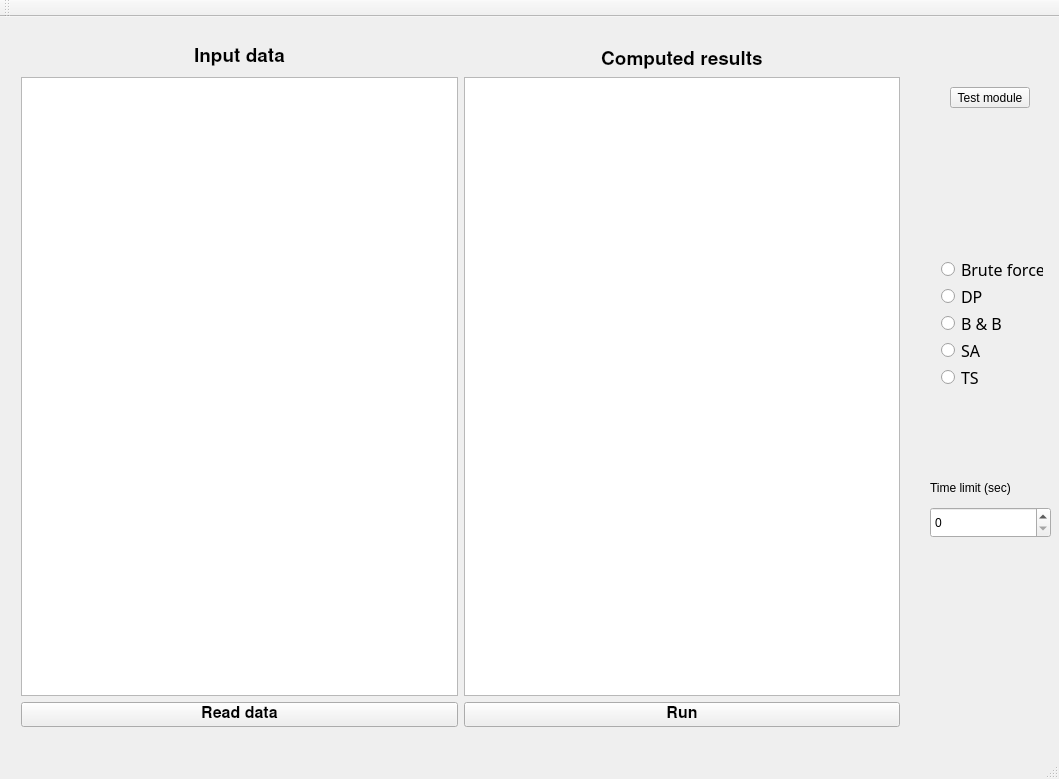
<?xml version="1.0" encoding="UTF-8"?>
<ui version="4.0">
 <class>MainWindow</class>
 <widget class="QMainWindow" name="MainWindow">
  <property name="geometry">
   <rect>
    <x>0</x>
    <y>0</y>
    <width>1059</width>
    <height>779</height>
   </rect>
  </property>
  <property name="acceptDrops">
   <bool>true</bool>
  </property>
  <property name="windowTitle">
   <string>Traveling Salesman Problem</string>
  </property>
  <property name="autoFillBackground">
   <bool>true</bool>
  </property>
  <property name="tabShape">
   <enum>QTabWidget::Rounded</enum>
  </property>
  <widget class="QWidget" name="centralWidget">
   <widget class="QWidget" name="layoutWidget">
    <property name="geometry">
     <rect>
      <x>930</x>
      <y>230</y>
      <width>124</width>
      <height>152</height>
     </rect>
    </property>
    <layout class="QGridLayout" name="gridLayout_3">
     <item row="0" column="0">
      <widget class="QRadioButton" name="bruteForce">
       <property name="font">
        <font>
         <family>Source Code Pro</family>
         <pointsize>12</pointsize>
        </font>
       </property>
       <property name="text">
        <string>Brute force</string>
       </property>
      </widget>
     </item>
     <item row="1" column="0">
      <widget class="QRadioButton" name="dynamicProgramming">
       <property name="font">
        <font>
         <family>Source Code Pro</family>
         <pointsize>12</pointsize>
        </font>
       </property>
       <property name="text">
        <string>DP</string>
       </property>
      </widget>
     </item>
     <item row="2" column="0">
      <widget class="QRadioButton" name="boundAndBranchOne">
       <property name="font">
        <font>
         <family>Source Code Pro</family>
         <pointsize>12</pointsize>
         <weight>50</weight>
         <italic>false</italic>
         <bold>false</bold>
        </font>
       </property>
       <property name="text">
        <string notr="true">B &amp;&amp; B</string>
       </property>
      </widget>
     </item>
     <item row="3" column="0">
      <widget class="QRadioButton" name="boundAndBranchTwo">
       <property name="font">
        <font>
         <family>Source Code Pro</family>
         <pointsize>12</pointsize>
         <weight>50</weight>
         <bold>false</bold>
        </font>
       </property>
       <property name="text">
        <string>SA</string>
       </property>
      </widget>
     </item>
     <item row="4" column="0">
      <widget class="QRadioButton" name="boundAndBranchTwo_2">
       <property name="font">
        <font>
         <family>Source Code Pro</family>
         <pointsize>12</pointsize>
         <weight>50</weight>
         <bold>false</bold>
        </font>
       </property>
       <property name="text">
        <string>TS</string>
       </property>
      </widget>
     </item>
    </layout>
   </widget>
   <widget class="QWidget" name="layoutWidget">
    <property name="geometry">
     <rect>
      <x>10</x>
      <y>20</y>
      <width>901</width>
      <height>701</height>
     </rect>
    </property>
    <layout class="QGridLayout" name="gridLayout_5">
     <item row="0" column="0">
      <layout class="QGridLayout" name="gridLayout_2">
       <item row="1" column="0" colspan="2">
        <layout class="QGridLayout" name="gridLayout">
         <item row="0" column="0">
          <widget class="QTextBrowser" name="textBrowser">
           <property name="font">
            <font>
             <pointsize>12</pointsize>
            </font>
           </property>
          </widget>
         </item>
         <item row="0" column="1">
          <widget class="QTextBrowser" name="textBrowser_2">
           <property name="font">
            <font>
             <pointsize>12</pointsize>
            </font>
           </property>
          </widget>
         </item>
        </layout>
       </item>
       <item row="0" column="1">
        <widget class="QLabel" name="label_2">
         <property name="font">
          <font>
           <family>Nimbus Sans</family>
           <pointsize>14</pointsize>
           <weight>75</weight>
           <bold>true</bold>
          </font>
         </property>
         <property name="text">
          <string>Computed results</string>
         </property>
         <property name="scaledContents">
          <bool>true</bool>
         </property>
         <property name="alignment">
          <set>Qt::AlignBottom|Qt::AlignHCenter</set>
         </property>
        </widget>
       </item>
       <item row="0" column="0">
        <widget class="QLabel" name="label">
         <property name="font">
          <font>
           <family>Nimbus Sans</family>
           <pointsize>14</pointsize>
           <weight>75</weight>
           <bold>true</bold>
          </font>
         </property>
         <property name="text">
          <string>Input data</string>
         </property>
         <property name="textFormat">
          <enum>Qt::RichText</enum>
         </property>
         <property name="scaledContents">
          <bool>true</bool>
         </property>
         <property name="alignment">
          <set>Qt::AlignBottom|Qt::AlignHCenter</set>
         </property>
         <property name="wordWrap">
          <bool>false</bool>
         </property>
        </widget>
       </item>
      </layout>
     </item>
     <item row="1" column="0">
      <layout class="QGridLayout" name="gridLayout_4">
       <item row="0" column="0">
        <widget class="QPushButton" name="pushButton">
         <property name="font">
          <font>
           <family>Nimbus Sans</family>
           <pointsize>12</pointsize>
           <weight>75</weight>
           <bold>true</bold>
          </font>
         </property>
         <property name="text">
          <string>Read data</string>
         </property>
        </widget>
       </item>
       <item row="0" column="1">
        <widget class="QPushButton" name="runButton">
         <property name="font">
          <font>
           <family>Nimbus Sans</family>
           <pointsize>12</pointsize>
           <weight>75</weight>
           <bold>true</bold>
          </font>
         </property>
         <property name="text">
          <string>Run</string>
         </property>
        </widget>
       </item>
      </layout>
     </item>
    </layout>
   </widget>
   <widget class="QPushButton" name="testModuleButton">
    <property name="geometry">
     <rect>
      <x>950</x>
      <y>70</y>
      <width>80</width>
      <height>21</height>
     </rect>
    </property>
    <property name="text">
     <string>Test module</string>
    </property>
   </widget>
   <widget class="QSpinBox" name="spinBox_3">
    <property name="geometry">
     <rect>
      <x>930</x>
      <y>490</y>
      <width>121</width>
      <height>31</height>
     </rect>
    </property>
    <property name="minimum">
     <number>0</number>
    </property>
    <property name="maximum">
     <number>1000</number>
    </property>
   </widget>
   <widget class="QLabel" name="label_3">
    <property name="geometry">
     <rect>
      <x>930</x>
      <y>460</y>
      <width>121</width>
      <height>21</height>
     </rect>
    </property>
    <property name="text">
     <string>Time limit (sec)</string>
    </property>
   </widget>
  </widget>
  <widget class="QMenuBar" name="menuBar">
   <property name="geometry">
    <rect>
     <x>0</x>
     <y>0</y>
     <width>1059</width>
     <height>19</height>
    </rect>
   </property>
  </widget>
  <widget class="QToolBar" name="mainToolBar">
   <attribute name="toolBarArea">
    <enum>TopToolBarArea</enum>
   </attribute>
   <attribute name="toolBarBreak">
    <bool>false</bool>
   </attribute>
  </widget>
  <widget class="QStatusBar" name="statusBar"/>
 </widget>
 <layoutdefault spacing="6" margin="11"/>
 <resources/>
 <connections/>
</ui>
